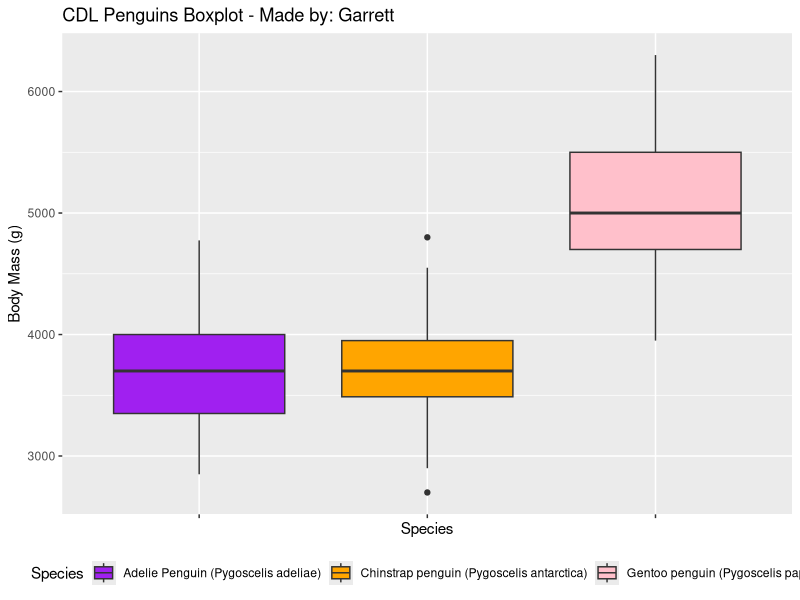
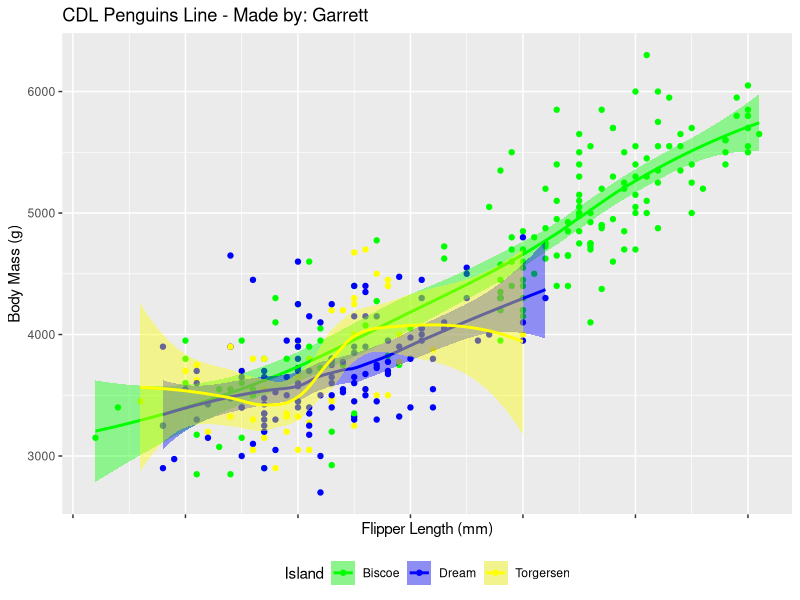

Write the R code that produced these figures, in order.

##
# cdl git practice! 
# Garrett K. and Sam E.
##

# load some libraries; installs if you don't have them already

if (!require("palmerpenguins")) install.packages("palmerpenguins")
library(palmerpenguins)

if (!require("tidyverse")) install.packages("tidyverse")
library(tidyverse)

# make the penguin data into a dataframe

penguins <- penguins_raw

# how many species do we have? 
unique(penguins$Species)

# make a boxplot! does body mass vary across species?

ggplot(penguins, aes(x = Species, y = `Body Mass (g)`, fill = Species)) +
  geom_boxplot() +
  scale_fill_manual(values = c("purple","orange", "pink")) +
  theme(axis.text.x = element_blank(),
        legend.position = "bottom") +
  labs(title = "CDL Penguins Boxplot - Made by: Garrett")
  
# make a scatter plot with a line! does body mass vary across species?

ggplot(penguins, aes(x = `Flipper Length (mm)`, y = `Body Mass (g)`, color = Island, fill = Island)) +
  geom_point() +
  geom_smooth() +
  scale_fill_manual(values = c("green","blue", "yellow")) +
  scale_color_manual(values = c("green","blue", "yellow")) +
  theme(axis.text.x = element_blank(),
        legend.position = "bottom") +
  labs(title = "CDL Penguins Line - Made by: Garrett")

